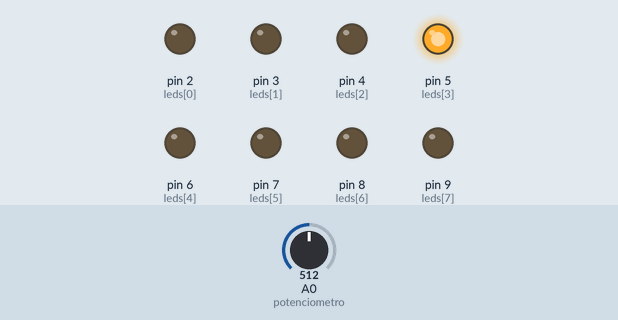
Bench run of a sketch on a simulated Arduino Uno, built with avr-gcc and run on an emulated ATmega328P. Shown: output pins drawn as LEDs (lit = HIGH). Inputs (shaded band) come from the test bench; at power-on: A0 (potenciometro) = 512.

Above: at 1.2 s.
1.3 s: A0 (potenciometro) set to 567
2.8 s: A0 (potenciometro) set to 596
At 3.4 s:
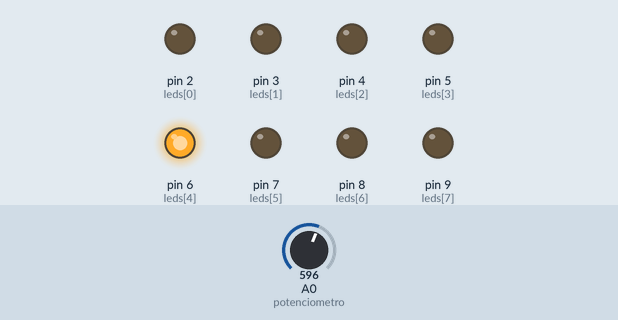
4.3 s: A0 (potenciometro) set to 306
At 4.6 s:
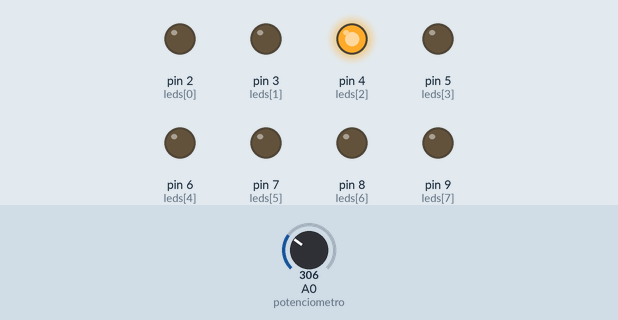
5.8 s: A0 (potenciometro) set to 279
At 6.9 s:
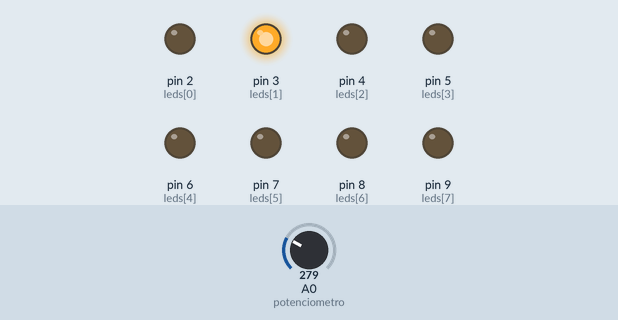
7.3 s: A0 (potenciometro) set to 154
8.8 s: A0 (potenciometro) set to 139
At 9.2 s:
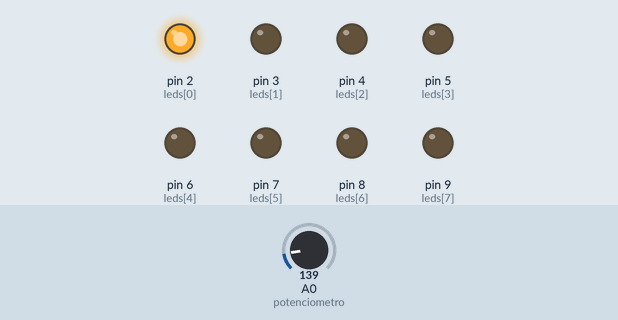
Timing chart, 0 to 11.3 s (numbered marks = the images above; inputs shaded):
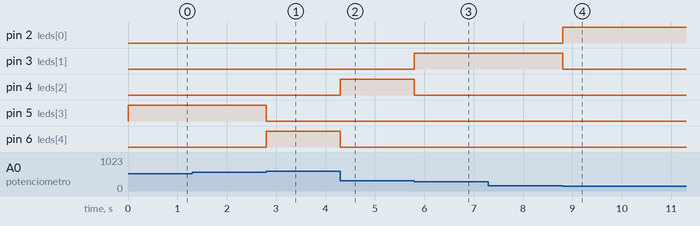

Measured:
- the behaviour switches between 584 and 585 on A0 (potenciometro) (found by bisection; images 0 and 1)
- the behaviour switches between 293 and 292 on A0 (potenciometro) (found by bisection; images 2 and 3)
- the behaviour switches between 147 and 146 on A0 (potenciometro) (found by bisection; images 3 and 4)
- after the input at 1.3 s, every drawn part: stays the same
- after the input at 2.8 s, pin 5 (leds[3]): HIGH → LOW at once; pin 6 (leds[4]): LOW → HIGH at once
- after the input at 4.3 s, pin 4 (leds[2]): LOW → HIGH at once; pin 6 (leds[4]): HIGH → LOW at once
- after the input at 5.8 s, pin 3 (leds[1]): LOW → HIGH at once; pin 4 (leds[2]): HIGH → LOW at once
- after the input at 7.3 s, every drawn part: stays the same
- after the input at 8.8 s, pin 2 (leds[0]): LOW → HIGH at once; pin 3 (leds[1]): HIGH → LOW at once

The sketch:

Practica_Codificador.ino
```cpp
const int num = 8;
const int leds[num] = {2, 3, 4, 5, 6, 7, 8, 9};
int potenciometro = A0;

void setup() {
  for (int i = 0; i < num; i++) {
    pinMode(leds[i], OUTPUT);
  }
  pinMode(potenciometro, INPUT);
}

void loop() {
  int val = analogRead(potenciometro);
  int vled = map(val, 0, 1023, 0, num - 1);

  for (int i = 0; i < num; i++) {
    digitalWrite(leds[i], i == vled);
  }
}
```
